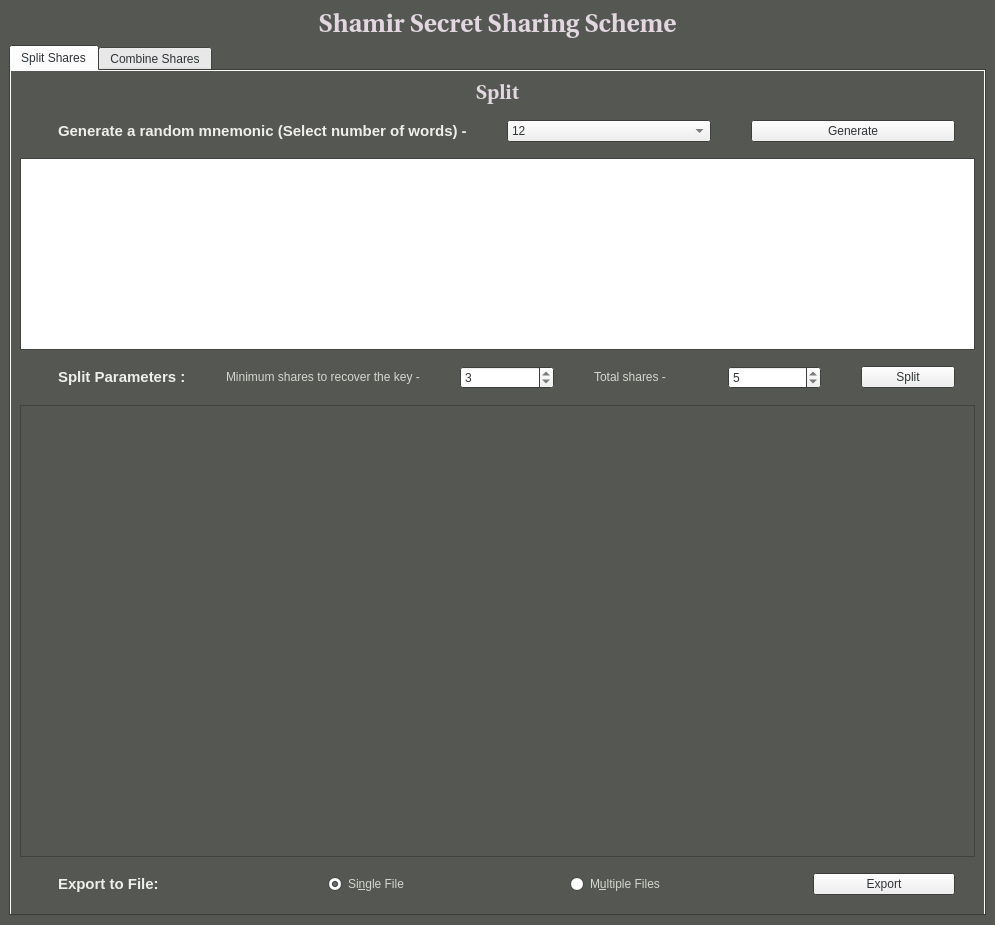
<?xml version="1.0" encoding="UTF-8"?>
<ui version="4.0">
 <class>MainWindow</class>
 <widget class="QMainWindow" name="MainWindow">
  <property name="geometry">
   <rect>
    <x>0</x>
    <y>0</y>
    <width>995</width>
    <height>887</height>
   </rect>
  </property>
  <property name="sizePolicy">
   <sizepolicy hsizetype="Fixed" vsizetype="Fixed">
    <horstretch>0</horstretch>
    <verstretch>0</verstretch>
   </sizepolicy>
  </property>
  <property name="palette">
   <palette>
    <active>
     <colorrole role="WindowText">
      <brush brushstyle="SolidPattern">
       <color alpha="255">
        <red>238</red>
        <green>238</green>
        <blue>236</blue>
       </color>
      </brush>
     </colorrole>
     <colorrole role="Base">
      <brush brushstyle="SolidPattern">
       <color alpha="255">
        <red>255</red>
        <green>255</green>
        <blue>255</blue>
       </color>
      </brush>
     </colorrole>
     <colorrole role="Window">
      <brush brushstyle="SolidPattern">
       <color alpha="255">
        <red>85</red>
        <green>87</green>
        <blue>83</blue>
       </color>
      </brush>
     </colorrole>
    </active>
    <inactive>
     <colorrole role="WindowText">
      <brush brushstyle="SolidPattern">
       <color alpha="255">
        <red>238</red>
        <green>238</green>
        <blue>236</blue>
       </color>
      </brush>
     </colorrole>
     <colorrole role="Base">
      <brush brushstyle="SolidPattern">
       <color alpha="255">
        <red>255</red>
        <green>255</green>
        <blue>255</blue>
       </color>
      </brush>
     </colorrole>
     <colorrole role="Window">
      <brush brushstyle="SolidPattern">
       <color alpha="255">
        <red>85</red>
        <green>87</green>
        <blue>83</blue>
       </color>
      </brush>
     </colorrole>
    </inactive>
    <disabled>
     <colorrole role="WindowText">
      <brush brushstyle="SolidPattern">
       <color alpha="255">
        <red>190</red>
        <green>190</green>
        <blue>190</blue>
       </color>
      </brush>
     </colorrole>
     <colorrole role="Base">
      <brush brushstyle="SolidPattern">
       <color alpha="255">
        <red>85</red>
        <green>87</green>
        <blue>83</blue>
       </color>
      </brush>
     </colorrole>
     <colorrole role="Window">
      <brush brushstyle="SolidPattern">
       <color alpha="255">
        <red>85</red>
        <green>87</green>
        <blue>83</blue>
       </color>
      </brush>
     </colorrole>
    </disabled>
   </palette>
  </property>
  <property name="windowTitle">
   <string>MainWindow</string>
  </property>
  <widget class="QWidget" name="centralwidget">
   <property name="sizePolicy">
    <sizepolicy hsizetype="Fixed" vsizetype="Fixed">
     <horstretch>0</horstretch>
     <verstretch>0</verstretch>
    </sizepolicy>
   </property>
   <property name="maximumSize">
    <size>
     <width>16777215</width>
     <height>16777215</height>
    </size>
   </property>
   <property name="palette">
    <palette>
     <active>
      <colorrole role="WindowText">
       <brush brushstyle="SolidPattern">
        <color alpha="255">
         <red>238</red>
         <green>238</green>
         <blue>236</blue>
        </color>
       </brush>
      </colorrole>
      <colorrole role="Text">
       <brush brushstyle="SolidPattern">
        <color alpha="255">
         <red>46</red>
         <green>52</green>
         <blue>54</blue>
        </color>
       </brush>
      </colorrole>
      <colorrole role="ButtonText">
       <brush brushstyle="SolidPattern">
        <color alpha="255">
         <red>46</red>
         <green>52</green>
         <blue>54</blue>
        </color>
       </brush>
      </colorrole>
      <colorrole role="Base">
       <brush brushstyle="SolidPattern">
        <color alpha="255">
         <red>255</red>
         <green>255</green>
         <blue>255</blue>
        </color>
       </brush>
      </colorrole>
      <colorrole role="Window">
       <brush brushstyle="SolidPattern">
        <color alpha="255">
         <red>85</red>
         <green>87</green>
         <blue>83</blue>
        </color>
       </brush>
      </colorrole>
     </active>
     <inactive>
      <colorrole role="WindowText">
       <brush brushstyle="SolidPattern">
        <color alpha="255">
         <red>0</red>
         <green>0</green>
         <blue>0</blue>
        </color>
       </brush>
      </colorrole>
      <colorrole role="Text">
       <brush brushstyle="SolidPattern">
        <color alpha="255">
         <red>46</red>
         <green>52</green>
         <blue>54</blue>
        </color>
       </brush>
      </colorrole>
      <colorrole role="ButtonText">
       <brush brushstyle="SolidPattern">
        <color alpha="255">
         <red>46</red>
         <green>52</green>
         <blue>54</blue>
        </color>
       </brush>
      </colorrole>
      <colorrole role="Base">
       <brush brushstyle="SolidPattern">
        <color alpha="255">
         <red>255</red>
         <green>255</green>
         <blue>255</blue>
        </color>
       </brush>
      </colorrole>
      <colorrole role="Window">
       <brush brushstyle="SolidPattern">
        <color alpha="255">
         <red>85</red>
         <green>87</green>
         <blue>83</blue>
        </color>
       </brush>
      </colorrole>
     </inactive>
     <disabled>
      <colorrole role="WindowText">
       <brush brushstyle="SolidPattern">
        <color alpha="255">
         <red>190</red>
         <green>190</green>
         <blue>190</blue>
        </color>
       </brush>
      </colorrole>
      <colorrole role="Text">
       <brush brushstyle="SolidPattern">
        <color alpha="255">
         <red>190</red>
         <green>190</green>
         <blue>190</blue>
        </color>
       </brush>
      </colorrole>
      <colorrole role="ButtonText">
       <brush brushstyle="SolidPattern">
        <color alpha="255">
         <red>190</red>
         <green>190</green>
         <blue>190</blue>
        </color>
       </brush>
      </colorrole>
      <colorrole role="Base">
       <brush brushstyle="SolidPattern">
        <color alpha="255">
         <red>85</red>
         <green>87</green>
         <blue>83</blue>
        </color>
       </brush>
      </colorrole>
      <colorrole role="Window">
       <brush brushstyle="SolidPattern">
        <color alpha="255">
         <red>85</red>
         <green>87</green>
         <blue>83</blue>
        </color>
       </brush>
      </colorrole>
     </disabled>
    </palette>
   </property>
   <layout class="QVBoxLayout" name="verticalLayout_3">
    <item>
     <layout class="QVBoxLayout" name="verticalLayout">
      <item>
       <widget class="QLabel" name="headerLabel">
        <property name="palette">
         <palette>
          <active>
           <colorrole role="WindowText">
            <brush brushstyle="SolidPattern">
             <color alpha="255">
              <red>226</red>
              <green>214</green>
              <blue>225</blue>
             </color>
            </brush>
           </colorrole>
          </active>
          <inactive>
           <colorrole role="WindowText">
            <brush brushstyle="SolidPattern">
             <color alpha="255">
              <red>226</red>
              <green>214</green>
              <blue>225</blue>
             </color>
            </brush>
           </colorrole>
          </inactive>
          <disabled>
           <colorrole role="WindowText">
            <brush brushstyle="SolidPattern">
             <color alpha="255">
              <red>190</red>
              <green>190</green>
              <blue>190</blue>
             </color>
            </brush>
           </colorrole>
          </disabled>
         </palette>
        </property>
        <property name="font">
         <font>
          <family>Utopia</family>
          <pointsize>19</pointsize>
          <weight>75</weight>
          <bold>true</bold>
         </font>
        </property>
        <property name="text">
         <string>Shamir Secret Sharing Scheme</string>
        </property>
        <property name="scaledContents">
         <bool>true</bool>
        </property>
        <property name="alignment">
         <set>Qt::AlignCenter</set>
        </property>
        <property name="margin">
         <number>5</number>
        </property>
       </widget>
      </item>
      <item>
       <widget class="QTabWidget" name="combineTab">
        <property name="palette">
         <palette>
          <active>
           <colorrole role="WindowText">
            <brush brushstyle="SolidPattern">
             <color alpha="255">
              <red>46</red>
              <green>52</green>
              <blue>54</blue>
             </color>
            </brush>
           </colorrole>
          </active>
          <inactive>
           <colorrole role="WindowText">
            <brush brushstyle="SolidPattern">
             <color alpha="255">
              <red>46</red>
              <green>52</green>
              <blue>54</blue>
             </color>
            </brush>
           </colorrole>
          </inactive>
          <disabled>
           <colorrole role="WindowText">
            <brush brushstyle="SolidPattern">
             <color alpha="255">
              <red>190</red>
              <green>190</green>
              <blue>190</blue>
             </color>
            </brush>
           </colorrole>
          </disabled>
         </palette>
        </property>
        <property name="currentIndex">
         <number>0</number>
        </property>
        <widget class="QWidget" name="tab">
         <property name="sizePolicy">
          <sizepolicy hsizetype="Expanding" vsizetype="Expanding">
           <horstretch>0</horstretch>
           <verstretch>0</verstretch>
          </sizepolicy>
         </property>
         <property name="maximumSize">
          <size>
           <width>16777215</width>
           <height>16777215</height>
          </size>
         </property>
         <property name="autoFillBackground">
          <bool>true</bool>
         </property>
         <attribute name="title">
          <string>Split Shares</string>
         </attribute>
         <layout class="QVBoxLayout" name="verticalLayout_2">
          <item>
           <widget class="QLabel" name="splitLabel">
            <property name="palette">
             <palette>
              <active>
               <colorrole role="WindowText">
                <brush brushstyle="SolidPattern">
                 <color alpha="255">
                  <red>226</red>
                  <green>214</green>
                  <blue>225</blue>
                 </color>
                </brush>
               </colorrole>
              </active>
              <inactive>
               <colorrole role="WindowText">
                <brush brushstyle="SolidPattern">
                 <color alpha="255">
                  <red>226</red>
                  <green>214</green>
                  <blue>225</blue>
                 </color>
                </brush>
               </colorrole>
              </inactive>
              <disabled>
               <colorrole role="WindowText">
                <brush brushstyle="SolidPattern">
                 <color alpha="255">
                  <red>190</red>
                  <green>190</green>
                  <blue>190</blue>
                 </color>
                </brush>
               </colorrole>
              </disabled>
             </palette>
            </property>
            <property name="font">
             <font>
              <family>Utopia</family>
              <pointsize>15</pointsize>
              <weight>75</weight>
              <bold>true</bold>
             </font>
            </property>
            <property name="text">
             <string>Split</string>
            </property>
            <property name="alignment">
             <set>Qt::AlignCenter</set>
            </property>
            <property name="margin">
             <number>5</number>
            </property>
            <property name="indent">
             <number>0</number>
            </property>
           </widget>
          </item>
          <item>
           <layout class="QHBoxLayout" name="horizontalLayout_2">
            <property name="spacing">
             <number>40</number>
            </property>
            <property name="leftMargin">
             <number>8</number>
            </property>
            <property name="topMargin">
             <number>10</number>
            </property>
            <property name="rightMargin">
             <number>20</number>
            </property>
            <property name="bottomMargin">
             <number>10</number>
            </property>
            <item>
             <widget class="QLabel" name="generateLabel">
              <property name="palette">
               <palette>
                <active>
                 <colorrole role="WindowText">
                  <brush brushstyle="SolidPattern">
                   <color alpha="255">
                    <red>238</red>
                    <green>238</green>
                    <blue>236</blue>
                   </color>
                  </brush>
                 </colorrole>
                </active>
                <inactive>
                 <colorrole role="WindowText">
                  <brush brushstyle="SolidPattern">
                   <color alpha="255">
                    <red>238</red>
                    <green>238</green>
                    <blue>236</blue>
                   </color>
                  </brush>
                 </colorrole>
                </inactive>
                <disabled>
                 <colorrole role="WindowText">
                  <brush brushstyle="SolidPattern">
                   <color alpha="255">
                    <red>190</red>
                    <green>190</green>
                    <blue>190</blue>
                   </color>
                  </brush>
                 </colorrole>
                </disabled>
               </palette>
              </property>
              <property name="font">
               <font>
                <pointsize>11</pointsize>
                <weight>75</weight>
                <bold>true</bold>
               </font>
              </property>
              <property name="text">
               <string>Generate a random mnemonic (Select number of words) -</string>
              </property>
              <property name="indent">
               <number>30</number>
              </property>
             </widget>
            </item>
            <item>
             <widget class="QComboBox" name="numberWords">
              <property name="currentIndex">
               <number>0</number>
              </property>
              <item>
               <property name="text">
                <string>12</string>
               </property>
              </item>
              <item>
               <property name="text">
                <string>15</string>
               </property>
              </item>
              <item>
               <property name="text">
                <string>18</string>
               </property>
              </item>
              <item>
               <property name="text">
                <string>21</string>
               </property>
              </item>
              <item>
               <property name="text">
                <string>24</string>
               </property>
              </item>
             </widget>
            </item>
            <item>
             <widget class="QPushButton" name="generateMnemonics">
              <property name="text">
               <string>Generate</string>
              </property>
             </widget>
            </item>
           </layout>
          </item>
          <item>
           <widget class="QTextEdit" name="mnemonicsTextEdit">
            <property name="sizePolicy">
             <sizepolicy hsizetype="Expanding" vsizetype="Fixed">
              <horstretch>0</horstretch>
              <verstretch>0</verstretch>
             </sizepolicy>
            </property>
            <property name="minimumSize">
             <size>
              <width>0</width>
              <height>100</height>
             </size>
            </property>
           </widget>
          </item>
          <item>
           <layout class="QHBoxLayout" name="horizontalLayout_3">
            <property name="spacing">
             <number>40</number>
            </property>
            <property name="leftMargin">
             <number>8</number>
            </property>
            <property name="topMargin">
             <number>10</number>
            </property>
            <property name="rightMargin">
             <number>20</number>
            </property>
            <property name="bottomMargin">
             <number>10</number>
            </property>
            <item>
             <widget class="QLabel" name="splitParamLabel">
              <property name="sizePolicy">
               <sizepolicy hsizetype="Preferred" vsizetype="Fixed">
                <horstretch>0</horstretch>
                <verstretch>0</verstretch>
               </sizepolicy>
              </property>
              <property name="palette">
               <palette>
                <active>
                 <colorrole role="WindowText">
                  <brush brushstyle="SolidPattern">
                   <color alpha="255">
                    <red>238</red>
                    <green>238</green>
                    <blue>236</blue>
                   </color>
                  </brush>
                 </colorrole>
                </active>
                <inactive>
                 <colorrole role="WindowText">
                  <brush brushstyle="SolidPattern">
                   <color alpha="255">
                    <red>238</red>
                    <green>238</green>
                    <blue>236</blue>
                   </color>
                  </brush>
                 </colorrole>
                </inactive>
                <disabled>
                 <colorrole role="WindowText">
                  <brush brushstyle="SolidPattern">
                   <color alpha="255">
                    <red>190</red>
                    <green>190</green>
                    <blue>190</blue>
                   </color>
                  </brush>
                 </colorrole>
                </disabled>
               </palette>
              </property>
              <property name="font">
               <font>
                <pointsize>11</pointsize>
                <weight>75</weight>
                <bold>true</bold>
               </font>
              </property>
              <property name="text">
               <string>Split Parameters :</string>
              </property>
              <property name="indent">
               <number>30</number>
              </property>
             </widget>
            </item>
            <item>
             <widget class="QLabel" name="mLabel">
              <property name="sizePolicy">
               <sizepolicy hsizetype="Preferred" vsizetype="Fixed">
                <horstretch>0</horstretch>
                <verstretch>0</verstretch>
               </sizepolicy>
              </property>
              <property name="palette">
               <palette>
                <active>
                 <colorrole role="WindowText">
                  <brush brushstyle="SolidPattern">
                   <color alpha="255">
                    <red>211</red>
                    <green>215</green>
                    <blue>207</blue>
                   </color>
                  </brush>
                 </colorrole>
                </active>
                <inactive>
                 <colorrole role="WindowText">
                  <brush brushstyle="SolidPattern">
                   <color alpha="255">
                    <red>211</red>
                    <green>215</green>
                    <blue>207</blue>
                   </color>
                  </brush>
                 </colorrole>
                </inactive>
                <disabled>
                 <colorrole role="WindowText">
                  <brush brushstyle="SolidPattern">
                   <color alpha="255">
                    <red>190</red>
                    <green>190</green>
                    <blue>190</blue>
                   </color>
                  </brush>
                 </colorrole>
                </disabled>
               </palette>
              </property>
              <property name="text">
               <string>Minimum shares to recover the key -</string>
              </property>
             </widget>
            </item>
            <item>
             <widget class="QSpinBox" name="mBox">
              <property name="value">
               <number>3</number>
              </property>
             </widget>
            </item>
            <item>
             <widget class="QLabel" name="nLabel">
              <property name="sizePolicy">
               <sizepolicy hsizetype="Preferred" vsizetype="Fixed">
                <horstretch>0</horstretch>
                <verstretch>0</verstretch>
               </sizepolicy>
              </property>
              <property name="palette">
               <palette>
                <active>
                 <colorrole role="WindowText">
                  <brush brushstyle="SolidPattern">
                   <color alpha="255">
                    <red>211</red>
                    <green>215</green>
                    <blue>207</blue>
                   </color>
                  </brush>
                 </colorrole>
                </active>
                <inactive>
                 <colorrole role="WindowText">
                  <brush brushstyle="SolidPattern">
                   <color alpha="255">
                    <red>211</red>
                    <green>215</green>
                    <blue>207</blue>
                   </color>
                  </brush>
                 </colorrole>
                </inactive>
                <disabled>
                 <colorrole role="WindowText">
                  <brush brushstyle="SolidPattern">
                   <color alpha="255">
                    <red>190</red>
                    <green>190</green>
                    <blue>190</blue>
                   </color>
                  </brush>
                 </colorrole>
                </disabled>
               </palette>
              </property>
              <property name="text">
               <string>Total shares -</string>
              </property>
             </widget>
            </item>
            <item>
             <widget class="QSpinBox" name="nBox">
              <property name="value">
               <number>5</number>
              </property>
             </widget>
            </item>
            <item>
             <widget class="QPushButton" name="splitButton">
              <property name="text">
               <string>Split</string>
              </property>
             </widget>
            </item>
           </layout>
          </item>
          <item>
           <widget class="QTextBrowser" name="sharesTextBrowser">
            <property name="enabled">
             <bool>false</bool>
            </property>
            <property name="sizePolicy">
             <sizepolicy hsizetype="Expanding" vsizetype="Expanding">
              <horstretch>0</horstretch>
              <verstretch>0</verstretch>
             </sizepolicy>
            </property>
            <property name="minimumSize">
             <size>
              <width>0</width>
              <height>450</height>
             </size>
            </property>
            <property name="palette">
             <palette>
              <active>
               <colorrole role="Text">
                <brush brushstyle="SolidPattern">
                 <color alpha="255">
                  <red>238</red>
                  <green>238</green>
                  <blue>236</blue>
                 </color>
                </brush>
               </colorrole>
              </active>
              <inactive>
               <colorrole role="Text">
                <brush brushstyle="SolidPattern">
                 <color alpha="255">
                  <red>238</red>
                  <green>238</green>
                  <blue>236</blue>
                 </color>
                </brush>
               </colorrole>
              </inactive>
              <disabled>
               <colorrole role="Text">
                <brush brushstyle="SolidPattern">
                 <color alpha="255">
                  <red>190</red>
                  <green>190</green>
                  <blue>190</blue>
                 </color>
                </brush>
               </colorrole>
              </disabled>
             </palette>
            </property>
           </widget>
          </item>
          <item>
           <layout class="QHBoxLayout" name="horizontalLayout_4">
            <property name="spacing">
             <number>100</number>
            </property>
            <property name="leftMargin">
             <number>8</number>
            </property>
            <property name="topMargin">
             <number>10</number>
            </property>
            <property name="rightMargin">
             <number>20</number>
            </property>
            <property name="bottomMargin">
             <number>10</number>
            </property>
            <item>
             <widget class="QLabel" name="exportLabel">
              <property name="sizePolicy">
               <sizepolicy hsizetype="Preferred" vsizetype="Fixed">
                <horstretch>0</horstretch>
                <verstretch>0</verstretch>
               </sizepolicy>
              </property>
              <property name="minimumSize">
               <size>
                <width>200</width>
                <height>0</height>
               </size>
              </property>
              <property name="palette">
               <palette>
                <active>
                 <colorrole role="WindowText">
                  <brush brushstyle="SolidPattern">
                   <color alpha="255">
                    <red>238</red>
                    <green>238</green>
                    <blue>236</blue>
                   </color>
                  </brush>
                 </colorrole>
                </active>
                <inactive>
                 <colorrole role="WindowText">
                  <brush brushstyle="SolidPattern">
                   <color alpha="255">
                    <red>238</red>
                    <green>238</green>
                    <blue>236</blue>
                   </color>
                  </brush>
                 </colorrole>
                </inactive>
                <disabled>
                 <colorrole role="WindowText">
                  <brush brushstyle="SolidPattern">
                   <color alpha="255">
                    <red>190</red>
                    <green>190</green>
                    <blue>190</blue>
                   </color>
                  </brush>
                 </colorrole>
                </disabled>
               </palette>
              </property>
              <property name="font">
               <font>
                <pointsize>11</pointsize>
                <weight>75</weight>
                <bold>true</bold>
               </font>
              </property>
              <property name="text">
               <string>Export to File:</string>
              </property>
              <property name="scaledContents">
               <bool>false</bool>
              </property>
              <property name="indent">
               <number>30</number>
              </property>
             </widget>
            </item>
            <item>
             <widget class="QRadioButton" name="radioButton">
              <property name="palette">
               <palette>
                <active>
                 <colorrole role="WindowText">
                  <brush brushstyle="SolidPattern">
                   <color alpha="255">
                    <red>211</red>
                    <green>215</green>
                    <blue>207</blue>
                   </color>
                  </brush>
                 </colorrole>
                </active>
                <inactive>
                 <colorrole role="WindowText">
                  <brush brushstyle="SolidPattern">
                   <color alpha="255">
                    <red>211</red>
                    <green>215</green>
                    <blue>207</blue>
                   </color>
                  </brush>
                 </colorrole>
                </inactive>
                <disabled>
                 <colorrole role="WindowText">
                  <brush brushstyle="SolidPattern">
                   <color alpha="255">
                    <red>190</red>
                    <green>190</green>
                    <blue>190</blue>
                   </color>
                  </brush>
                 </colorrole>
                </disabled>
               </palette>
              </property>
              <property name="text">
               <string>Si&amp;ngle File</string>
              </property>
              <property name="checked">
               <bool>true</bool>
              </property>
              <attribute name="buttonGroup">
               <string notr="true">buttonGroup</string>
              </attribute>
             </widget>
            </item>
            <item>
             <widget class="QRadioButton" name="radioButton_2">
              <property name="palette">
               <palette>
                <active>
                 <colorrole role="WindowText">
                  <brush brushstyle="SolidPattern">
                   <color alpha="255">
                    <red>211</red>
                    <green>215</green>
                    <blue>207</blue>
                   </color>
                  </brush>
                 </colorrole>
                </active>
                <inactive>
                 <colorrole role="WindowText">
                  <brush brushstyle="SolidPattern">
                   <color alpha="255">
                    <red>211</red>
                    <green>215</green>
                    <blue>207</blue>
                   </color>
                  </brush>
                 </colorrole>
                </inactive>
                <disabled>
                 <colorrole role="WindowText">
                  <brush brushstyle="SolidPattern">
                   <color alpha="255">
                    <red>190</red>
                    <green>190</green>
                    <blue>190</blue>
                   </color>
                  </brush>
                 </colorrole>
                </disabled>
               </palette>
              </property>
              <property name="text">
               <string>M&amp;ultiple Files</string>
              </property>
              <attribute name="buttonGroup">
               <string notr="true">buttonGroup</string>
              </attribute>
             </widget>
            </item>
            <item>
             <widget class="QPushButton" name="exportButton">
              <property name="text">
               <string>Export</string>
              </property>
             </widget>
            </item>
           </layout>
          </item>
         </layout>
        </widget>
        <widget class="QWidget" name="tab_2">
         <property name="sizePolicy">
          <sizepolicy hsizetype="Expanding" vsizetype="Expanding">
           <horstretch>0</horstretch>
           <verstretch>0</verstretch>
          </sizepolicy>
         </property>
         <attribute name="title">
          <string>Combine Shares</string>
         </attribute>
         <layout class="QVBoxLayout" name="verticalLayout_6">
          <item>
           <layout class="QVBoxLayout" name="verticalLayout_5"/>
          </item>
         </layout>
        </widget>
       </widget>
      </item>
     </layout>
    </item>
   </layout>
  </widget>
  <widget class="QMenuBar" name="menubar">
   <property name="geometry">
    <rect>
     <x>0</x>
     <y>0</y>
     <width>995</width>
     <height>22</height>
    </rect>
   </property>
  </widget>
 </widget>
 <resources/>
 <connections/>
 <buttongroups>
  <buttongroup name="buttonGroup"/>
 </buttongroups>
</ui>
